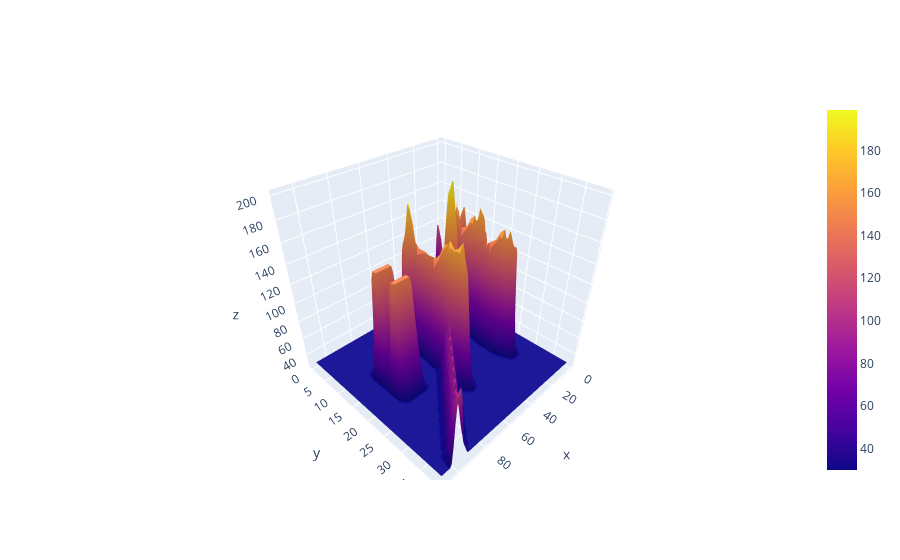

Source (notebook cell):
### Code cell
import plotly.graph_objects as go
fig = go.Figure(data=[
    go.Surface(z=blur[...,::-1,:])])
fig.show()

### Figure 1 — Plotly figure (JSON) as saved in the notebook; plotly's stock layout.template omitted (floating-point values rounded to 4 significant figures; data arrays with more than 128 entries replaced by an {"elided": "..."} marker saying what was removed)
{"data": [{"type": "surface", "z": {"elided": "40x110 int values"}}], "layout": {}}
